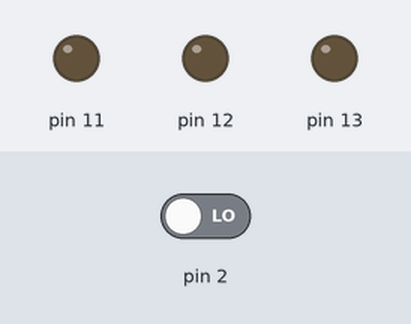
Bench run of a sketch on a simulated Arduino Uno, built with avr-gcc and run on an emulated ATmega328P. Shown: output pins drawn as LEDs (lit = HIGH). Dashed ring = blinking. The test bench sets the inputs (shaded band); at power-on: pin 2 LOW.

Above: at 1.2 s.
1.3 s: pin 2 driven HIGH
At 1.7 s:
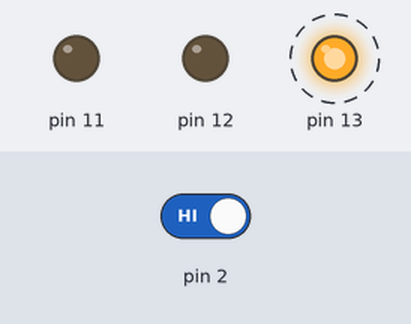
At 2.1 s:
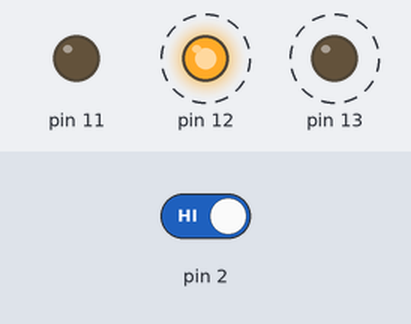
4.3 s: pin 2 driven LOW
At 5.2 s:
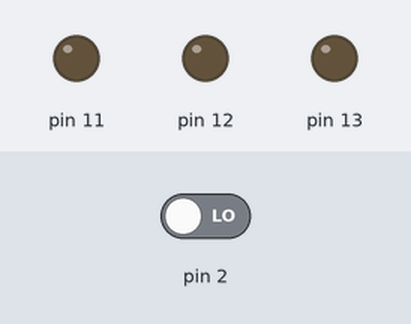
Timing chart, 0 to 7.3 s (numbered marks = the images above; inputs shaded):
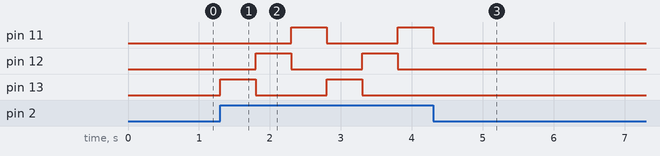

Measured:
- after the input at 1.3 s, pin 11: LOW → HIGH after 1.0 s, → LOW 0.50 s later, → HIGH 1.0 s later; pin 12: alternates HIGH for 0.50 s and LOW for 1.0 s, starting after 0.50 s; pin 13: alternates HIGH for 0.50 s and LOW for 1.0 s, starting at once
- after the input at 4.3 s, pin 11: goes on until 4.3 s, then stays LOW; pin 12, pin 13: stops changing and stays LOW

The sketch:

ledCHASEbutton.ino
```cpp
// C++ code
//
int buttonState = 0;
int delayTime = 500;

void setup()
{
  pinMode(2, INPUT);
  pinMode(13, OUTPUT);
  pinMode(12, OUTPUT);
  pinMode(11, OUTPUT);
}

void loop()
{
  buttonState = digitalRead(2);
  if (buttonState == HIGH) {
    digitalWrite(13, HIGH);
    delay(delayTime); // Wait for 1000 millisecond(s)
    digitalWrite(13,LOW);
    digitalWrite(12, HIGH);
    delay(delayTime); // Wait for 1000 millisecond(s)
    digitalWrite(12, LOW);
    digitalWrite(11, HIGH);
    delay(delayTime); // Wait for 1000 millisecond(s)
    digitalWrite(11, LOW);

  } else {
    digitalWrite(13, LOW);
    digitalWrite(12, LOW);
    digitalWrite(11, LOW);
  }
}
```
